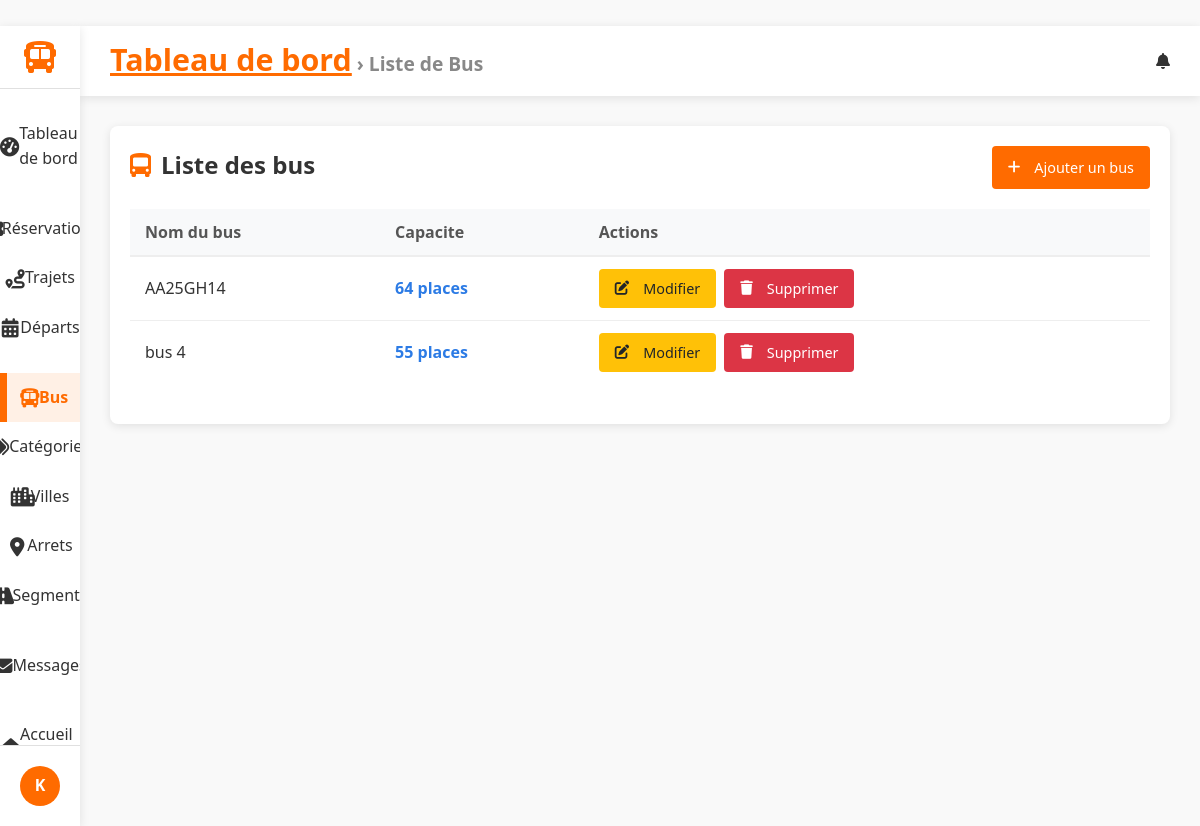
The app's page /dashboard/buses/ (signed in), older data.
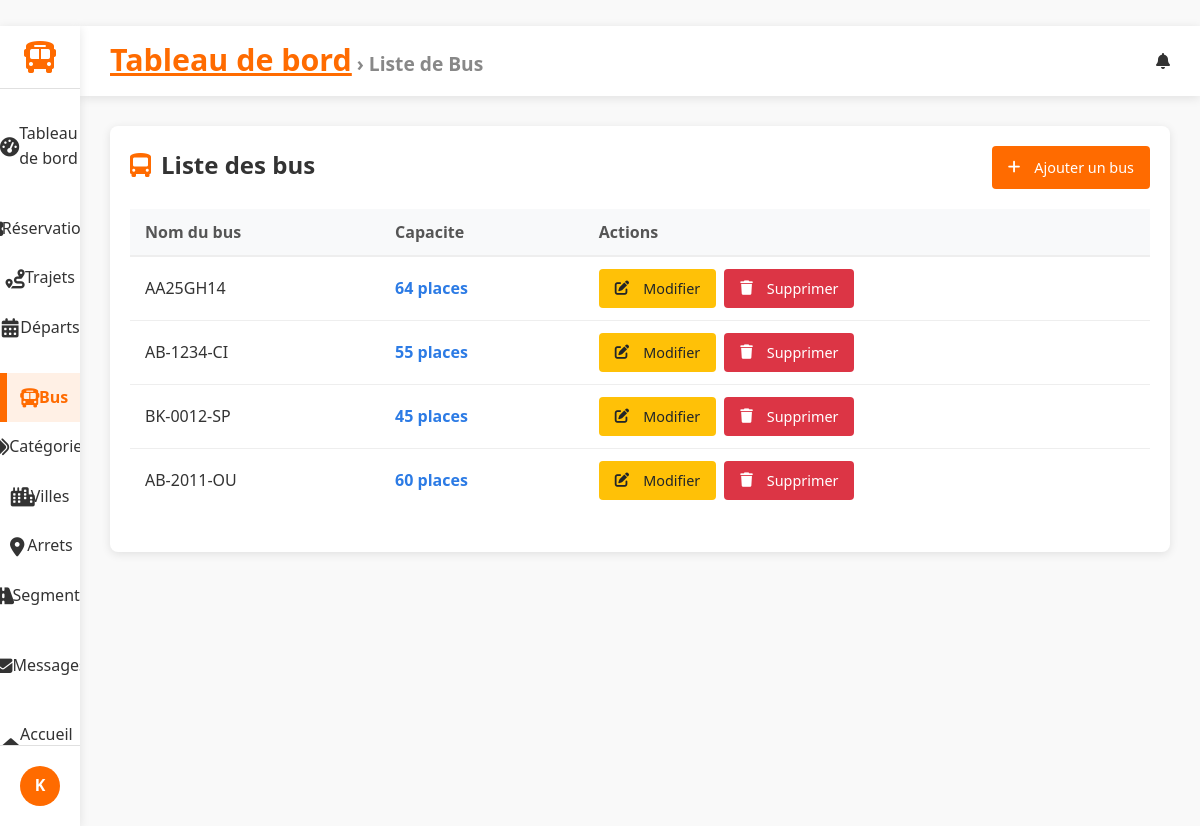
The same page, newer data.
### trips/models.py (models this page shows, shortened)
class Bus(models.Model):
    name = models.CharField(max_length=100, blank=True, default="")
    capacity = models.PositiveIntegerField(default=0)
    immatriculation = models.CharField(max_length=50, unique=True)
    modele = models.CharField(max_length=150, blank=True)
    capacite = models.PositiveIntegerField()
    categorie = models.ForeignKey(Category, on_delete=models.SET_NULL, null=True, blank=True, related_name="buses")
    annee_fabrication = models.PositiveIntegerField(null=True, blank=True)
    en_service = models.BooleanField(default=True)
    photo = models.ImageField(upload_to="buses/", null=True, blank=True)
    derniere_revision = models.DateField(null=True, blank=True)

### gareci_admin/views.py (the view)
# urls.py: path("buses/", BusListView.as_view(), name="bus_list"),
class BusListView(StaffRequiredMixin, ActiveTabMixin, BreadcrumbMixin , ListView):
    model = Bus
    template_name = 'dashboard/bus_list.html'
    active_tab_value ='buses'
    breadcrumb_title ='Liste de Bus'

### gareci_admin/utils.py (called while the page is built)
    def test_func(self):
        return self.request.user.is_staff

    def get_context_data(self, **kwargs):
        context = super().get_context_data(**kwargs)
        if self.active_tab_value:
            context['active_tab'] = self.active_tab_value
        return context

    def get_context_data(self, **kwargs):
        context = super().get_context_data(**kwargs)
        if self.breadcrumb_title:
            context['breadcrumb_title'] = self.breadcrumb_title
        return context

### gareci_admin/templates/dashboard/bus_list.html (shortened to what this page needs)
﻿{% extends 'dashboard/dashboard_base.html' %}
{% block content %}
<div class="buses-container">
    <div class="buses-header">
        <h2><i class="fas fa-bus-alt"></i> Liste des bus</h2>
        <a href="{% url 'dashboard:bus_add' %}" class="btn btn-primary">
            <i class="fas fa-plus"></i> Ajouter un bus
        </a>
    </div>
    <table class="buses-table">
        <thead>
            <tr>
                <th>Nom du bus</th>
                <th>Capacite</th>
                <th>Actions</th>
            </tr>
        </thead>
        <tbody>
            {% for bus in object_list %}
            <tr>
                <td>{{ bus.immatriculation }}</td>
                <td class="capacity">{{ bus.capacite }} places</td>
                <td>
                    <div class="action-buttons">
                        <a href="{% url 'dashboard:bus_edit' bus.pk %}" class="btn btn-sm btn-warning">
                            <i class="fas fa-edit"></i> Modifier
                        </a>
                        <a href="{% url 'dashboard:bus_delete' bus.pk %}"
                           class="btn btn-sm btn-danger"
                           onclick="return confirm('Voulez-vous vraiment supprimer ce bus ?');">
                            <i class="fas fa-trash"></i> Supprimer
                        </a>
                    </div>
                </td>
            </tr>
            {% endfor %}
        </tbody>
    </table>
</div>
{% endblock %}

Row changes from the older to the newer data that the page shows:
changed Bus (number 2 of 4 on the later page): immatriculation "bus 4" → "AB-1234-CI"
added Bus: immatriculation "BK-0012-SP", capacite "45"
added Bus: immatriculation "AB-2011-OU", capacite "60"
